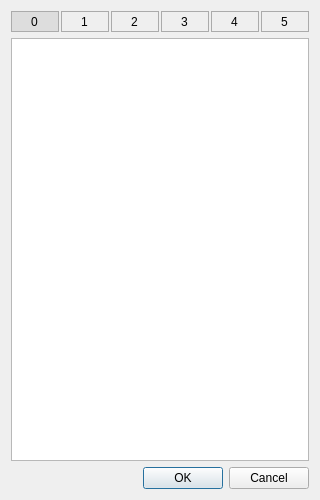
<?xml version="1.0" encoding="UTF-8"?>
<ui version="4.0">
 <class>Dialog</class>
 <widget class="QDialog" name="Dialog">
  <property name="geometry">
   <rect>
    <x>0</x>
    <y>0</y>
    <width>320</width>
    <height>500</height>
   </rect>
  </property>
  <property name="windowTitle">
   <string>Edit DB Entry</string>
  </property>
  <property name="modal">
   <bool>true</bool>
  </property>
  <layout class="QVBoxLayout" name="verticalLayout">
   <item>
    <layout class="QHBoxLayout" name="layoutRatingBtns">
     <property name="spacing">
      <number>2</number>
     </property>
     <item>
      <widget class="QRadioButton" name="radioButton_rate0">
       <property name="sizePolicy">
        <sizepolicy hsizetype="Expanding" vsizetype="Fixed">
         <horstretch>0</horstretch>
         <verstretch>0</verstretch>
        </sizepolicy>
       </property>
       <property name="minimumSize">
        <size>
         <width>0</width>
         <height>21</height>
        </size>
       </property>
       <property name="focusPolicy">
        <enum>Qt::TabFocus</enum>
       </property>
       <property name="styleSheet">
        <string notr="true">QRadioButton {
	spacing: 0px;
	border: 1px solid rgb(171, 171, 171);
	padding-right: 5px;
}

QRadioButton::indicator {
	margin-left: -5px;
	width: 0px;
	height: 0px;
	subcontrol-position: center;
	background: transparent;
}

QRadioButton::checked {
	background-color: rgb(221, 221, 221);
	color: rgb(0, 0, 0);
}

QRadioButton::indicator::unchecked {
   image: none;
}

QRadioButton::indicator:unchecked:hover {
	image: none;
}

QRadioButton::indicator:unchecked:pressed {
    image: none;
}

QRadioButton::indicator::checked {
    image: none;
}

QRadioButton::indicator:checked:hover {
    image: none;
}

QRadioButton::indicator:checked:pressed {
    image: none;
}

QRadioButton::unchecked:hover {
	background-color: rgb(251, 251, 251);
	color: rgb(0, 0, 0);
}</string>
       </property>
       <property name="text">
        <string>0</string>
       </property>
       <property name="checked">
        <bool>true</bool>
       </property>
      </widget>
     </item>
     <item>
      <widget class="QRadioButton" name="radioButton_rate1">
       <property name="sizePolicy">
        <sizepolicy hsizetype="Expanding" vsizetype="Fixed">
         <horstretch>0</horstretch>
         <verstretch>0</verstretch>
        </sizepolicy>
       </property>
       <property name="minimumSize">
        <size>
         <width>0</width>
         <height>21</height>
        </size>
       </property>
       <property name="focusPolicy">
        <enum>Qt::TabFocus</enum>
       </property>
       <property name="styleSheet">
        <string notr="true">QRadioButton {
	spacing: 0px;
	border: 1px solid rgb(171, 171, 171);
	padding-right: 5px;
}

QRadioButton::indicator {
	margin-left: -5px;
	width: 0px;
	height: 0px;
	subcontrol-position: center;
	background: transparent;
}

QRadioButton::checked {
	background-color: rgb(238, 170, 170);
	color: rgb(0, 0, 0);
}

QRadioButton::indicator::unchecked {
   image: none;
}

QRadioButton::indicator:unchecked:hover {
	image: none;
}

QRadioButton::indicator:unchecked:pressed {
    image: none;
}

QRadioButton::indicator::checked {
    image: none;
}

QRadioButton::indicator:checked:hover {
    image: none;
}

QRadioButton::indicator:checked:pressed {
    image: none;
}

QRadioButton::unchecked:hover {
	background-color: rgb(255, 190, 190);
	color: rgb(0, 0, 0);
}</string>
       </property>
       <property name="text">
        <string>1</string>
       </property>
      </widget>
     </item>
     <item>
      <widget class="QRadioButton" name="radioButton_rate2">
       <property name="sizePolicy">
        <sizepolicy hsizetype="Expanding" vsizetype="Fixed">
         <horstretch>0</horstretch>
         <verstretch>0</verstretch>
        </sizepolicy>
       </property>
       <property name="minimumSize">
        <size>
         <width>0</width>
         <height>21</height>
        </size>
       </property>
       <property name="focusPolicy">
        <enum>Qt::TabFocus</enum>
       </property>
       <property name="styleSheet">
        <string notr="true">QRadioButton {
	spacing: 0px;
	border: 1px solid rgb(171, 171, 171);
	padding-right: 5px;
}

QRadioButton::indicator {
	margin-left: -5px;
	width: 0px;
	height: 0px;
	subcontrol-position: center;
	background: transparent;
}

QRadioButton::checked {
	background-color: rgb(255, 204, 136);
	color: rgb(0, 0, 0);
}

QRadioButton::indicator::unchecked {
   image: none;
}

QRadioButton::indicator:unchecked:hover {
	image: none;
}

QRadioButton::indicator:unchecked:pressed {
    image: none;
}

QRadioButton::indicator::checked {
    image: none;
}

QRadioButton::indicator:checked:hover {
    image: none;
}

QRadioButton::indicator:checked:pressed {
    image: none;
}

QRadioButton::unchecked:hover {
	background-color: rgb(255, 224, 156);
	color: rgb(0, 0, 0);
}</string>
       </property>
       <property name="text">
        <string>2</string>
       </property>
      </widget>
     </item>
     <item>
      <widget class="QRadioButton" name="radioButton_rate3">
       <property name="sizePolicy">
        <sizepolicy hsizetype="Expanding" vsizetype="Fixed">
         <horstretch>0</horstretch>
         <verstretch>0</verstretch>
        </sizepolicy>
       </property>
       <property name="minimumSize">
        <size>
         <width>0</width>
         <height>21</height>
        </size>
       </property>
       <property name="focusPolicy">
        <enum>Qt::TabFocus</enum>
       </property>
       <property name="styleSheet">
        <string notr="true">QRadioButton {
	spacing: 0px;
	border: 1px solid rgb(171, 171, 171);
	padding-right: 5px;
}

QRadioButton::indicator {
	margin-left: -5px;
	width: 0px;
	height: 0px;
	subcontrol-position: center;
	background: transparent;
}

QRadioButton::checked {
	background-color: rgb(136, 238, 136);
	color: rgb(0, 0, 0);
}

QRadioButton::indicator::unchecked {
   image: none;
}

QRadioButton::indicator:unchecked:hover {
	image: none;
}

QRadioButton::indicator:unchecked:pressed {
    image: none;
}

QRadioButton::indicator::checked {
    image: none;
}

QRadioButton::indicator:checked:hover {
    image: none;
}

QRadioButton::indicator:checked:pressed {
    image: none;
}

QRadioButton::unchecked:hover {
	background-color: rgb(156, 255, 156);
	color: rgb(0, 0, 0);
}</string>
       </property>
       <property name="text">
        <string>3</string>
       </property>
      </widget>
     </item>
     <item>
      <widget class="QRadioButton" name="radioButton_rate4">
       <property name="sizePolicy">
        <sizepolicy hsizetype="Expanding" vsizetype="Fixed">
         <horstretch>0</horstretch>
         <verstretch>0</verstretch>
        </sizepolicy>
       </property>
       <property name="minimumSize">
        <size>
         <width>0</width>
         <height>21</height>
        </size>
       </property>
       <property name="focusPolicy">
        <enum>Qt::TabFocus</enum>
       </property>
       <property name="styleSheet">
        <string notr="true">QRadioButton {
	spacing: 0px;
	border: 1px solid rgb(171, 171, 171);
	padding-right: 5px;
}

QRadioButton::indicator {
	margin-left: -5px;
	width: 0px;
	height: 0px;
	subcontrol-position: center;
	background: transparent;
}

QRadioButton::checked {
	background-color: rgb(102, 136, 238);
	color: rgb(0, 0, 0);
}

QRadioButton::indicator::unchecked {
   image: none;
}

QRadioButton::indicator:unchecked:hover {
	image: none;
}

QRadioButton::indicator:unchecked:pressed {
    image: none;
}

QRadioButton::indicator::checked {
    image: none;
}

QRadioButton::indicator:checked:hover {
    image: none;
}

QRadioButton::indicator:checked:pressed {
    image: none;
}

QRadioButton::unchecked:hover {
	background-color: rgb(122, 156, 255);
	color: rgb(0, 0, 0);
}</string>
       </property>
       <property name="text">
        <string>4</string>
       </property>
      </widget>
     </item>
     <item>
      <widget class="QRadioButton" name="radioButton_rate5">
       <property name="sizePolicy">
        <sizepolicy hsizetype="Expanding" vsizetype="Fixed">
         <horstretch>0</horstretch>
         <verstretch>0</verstretch>
        </sizepolicy>
       </property>
       <property name="minimumSize">
        <size>
         <width>0</width>
         <height>21</height>
        </size>
       </property>
       <property name="focusPolicy">
        <enum>Qt::TabFocus</enum>
       </property>
       <property name="styleSheet">
        <string notr="true">QRadioButton {
	spacing: 0px;
	border: 1px solid rgb(171, 171, 171);
	padding-right: 5px;
}

QRadioButton::indicator {
	margin-left: -5px;
	width: 0px;
	height: 0px;
	subcontrol-position: center;
	background: transparent;
}

QRadioButton::checked {
	background-color: rgb(204, 136, 238);
	color: rgb(0, 0, 0);
}

QRadioButton::indicator::unchecked {
   image: none;
}

QRadioButton::indicator:unchecked:hover {
	image: none;
}

QRadioButton::indicator:unchecked:pressed {
    image: none;
}

QRadioButton::indicator::checked {
    image: none;
}

QRadioButton::indicator:checked:hover {
    image: none;
}

QRadioButton::indicator:checked:pressed {
    image: none;
}

QRadioButton::unchecked:hover {
	background-color: rgb(224, 156, 255);
	color: rgb(0, 0, 0);
}</string>
       </property>
       <property name="text">
        <string>5</string>
       </property>
      </widget>
     </item>
    </layout>
   </item>
   <item>
    <widget class="QListWidget" name="listWidgetTagsTree">
     <property name="focusPolicy">
      <enum>Qt::NoFocus</enum>
     </property>
     <property name="verticalScrollBarPolicy">
      <enum>Qt::ScrollBarAlwaysOff</enum>
     </property>
     <property name="autoScroll">
      <bool>false</bool>
     </property>
     <property name="selectionMode">
      <enum>QAbstractItemView::MultiSelection</enum>
     </property>
     <property name="horizontalScrollMode">
      <enum>QAbstractItemView::ScrollPerPixel</enum>
     </property>
     <property name="isWrapping" stdset="0">
      <bool>true</bool>
     </property>
     <property name="resizeMode">
      <enum>QListView::Adjust</enum>
     </property>
    </widget>
   </item>
   <item>
    <widget class="QDialogButtonBox" name="buttonBox">
     <property name="orientation">
      <enum>Qt::Horizontal</enum>
     </property>
     <property name="standardButtons">
      <set>QDialogButtonBox::Cancel|QDialogButtonBox::Ok</set>
     </property>
    </widget>
   </item>
  </layout>
 </widget>
 <resources/>
 <connections>
  <connection>
   <sender>buttonBox</sender>
   <signal>accepted()</signal>
   <receiver>Dialog</receiver>
   <slot>accept()</slot>
   <hints>
    <hint type="sourcelabel">
     <x>20</x>
     <y>20</y>
    </hint>
    <hint type="destinationlabel">
     <x>20</x>
     <y>20</y>
    </hint>
   </hints>
  </connection>
  <connection>
   <sender>buttonBox</sender>
   <signal>rejected()</signal>
   <receiver>Dialog</receiver>
   <slot>reject()</slot>
   <hints>
    <hint type="sourcelabel">
     <x>20</x>
     <y>20</y>
    </hint>
    <hint type="destinationlabel">
     <x>20</x>
     <y>20</y>
    </hint>
   </hints>
  </connection>
 </connections>
</ui>
